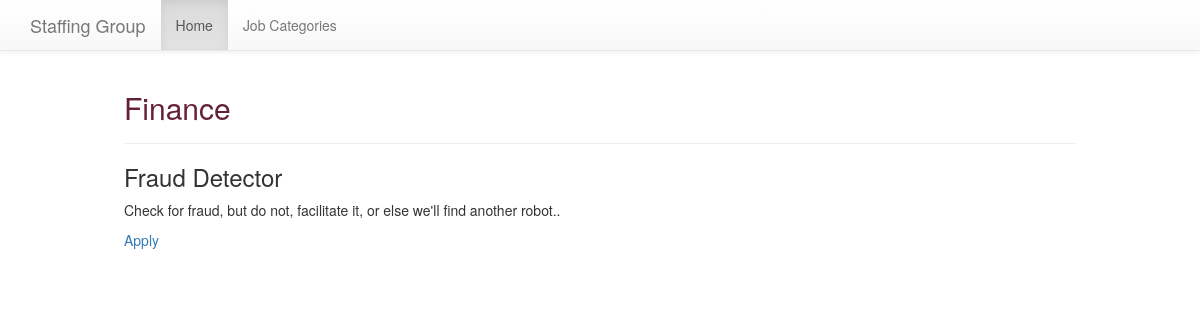
/job_categories/2/t9/, run on the app's committed database.
### sectors/models.py (models this page shows, shortened)
class Job(models.Model):
    title = models.CharField(max_length=255)
    description = models.TextField()
    order = models.IntegerField(default=0)
    sector = models.ForeignKey(Sector)
    class Meta:
        abstract = True
        ordering = ['order', ]

class Text(Job):
    content = models.TextField(blank=True, default="")

class Sector(models.Model):
    created_at = models.DateTimeField(auto_now_add=True)
    title = models.CharField(max_length=255)
    description = models.TextField(default="")

### sectors/views.py (the view)
# urls.py: url(r'(?P<sector_pk>\d+)/t(?P<job_pk>\d+)/$', views.text_detail, name='text'),
def text_detail(request, sector_pk, job_pk):
    job = get_object_or_404(models.Text, sector_id=sector_pk, pk=job_pk)
    return render(request, 'sectors/job_detail.html', {'job': job})

### sectors/templates/sectors/job_detail.html (shortened to what this page needs)
{% extends 'layout.html' %}
{% block content %}
    <article>
        <div class="page-header">
            <h2><a href="{% url 'sectors:detail' pk=job.sector.pk %}">{{ job.sector.title }}</a></h2>
        </div>
        <h3>{{ job.title }}</h3>
        {{ job.content|linebreaks }}
        <p><a href="{% url 'sectors:apply' sector_pk=job.sector.pk job_pk=job.pk %}">Apply</a></p>
    </article>
{% endblock %}

### assets/css/layout.css (style rules this page uses)
html { box-sizing: border-box; }
*, *::after, *::before { box-sizing: inherit; }
article h2 a, article h3 a { color: #642039; text-decoration: none; }

### data on the page
Text: sector "Finance", title "Fraud Detector", content "Check for fraud, but do not, facilitate it, or else we'll find another robot.."
